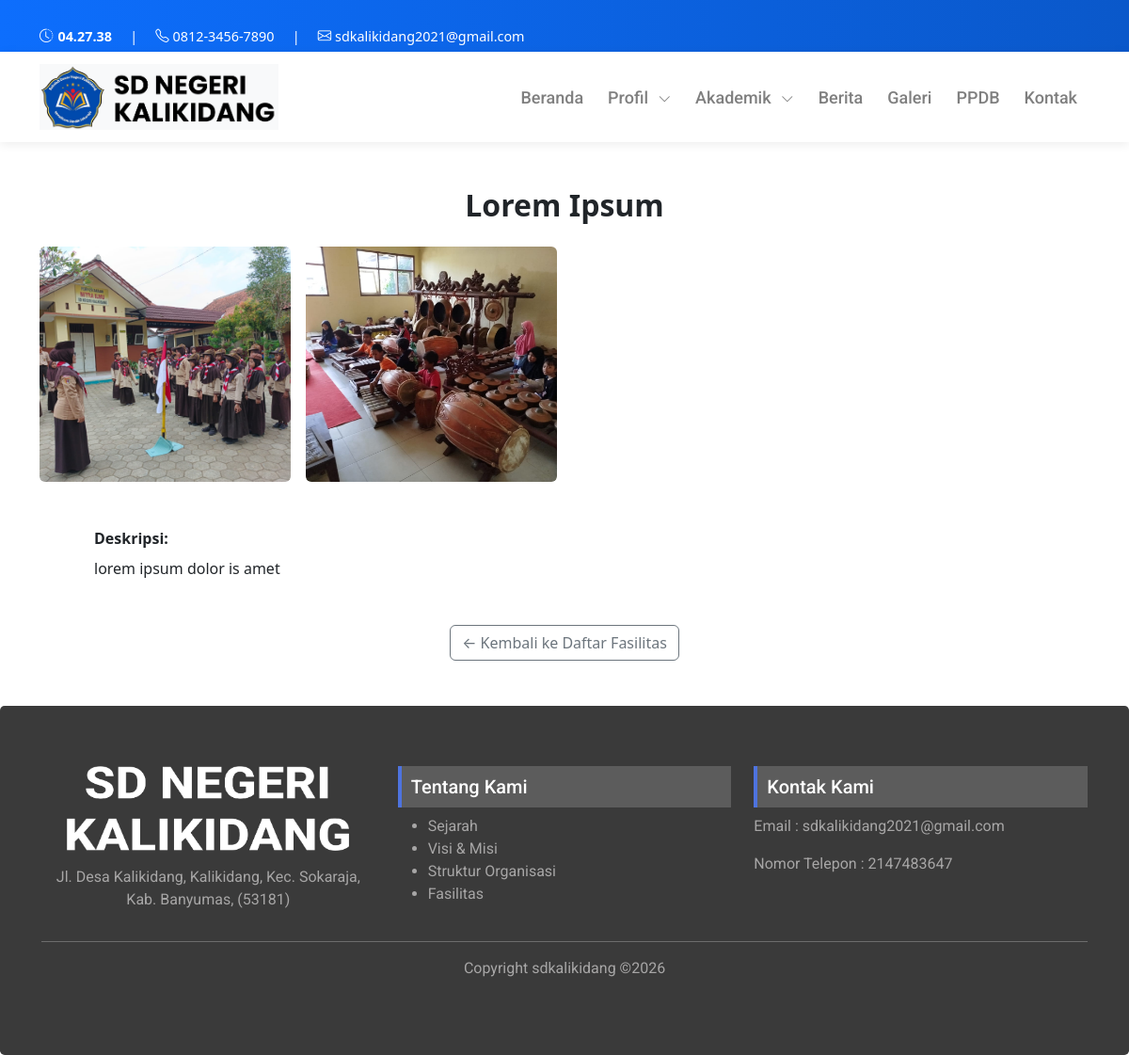
Page /profil/fasilitas_detail/2 on the committed database.
### tables this page shows
CREATE TABLE `fasilitas_kategori` (
  `id` int(11) NOT NULL,
  `nama_kategori` varchar(150) NOT NULL,
  `deskripsi` text DEFAULT NULL,
  `created_at` datetime DEFAULT current_timestamp()
);

CREATE TABLE `fasilitas_foto` (
  `id` int(11) NOT NULL,
  `kategori_id` int(11) NOT NULL,
  `foto` varchar(255) NOT NULL,
  `tanggal_upload` date NOT NULL
);

### application/controllers/Profil.php (called while the page is built, shortened)
<?php
class Profil extends CI_Controller {
   public function __construct()
{
    $this->load->model('FasilitasKategori_model', 'fasilitas_kategori');
    $this->load->model('FasilitasFoto_model', 'fasilitas_foto');
    $this->load->model('Struktur_model', 'struktur');
    $this->load->model('Guru_model', 'guru');
}
    public function fasilitas_detail($id)
    {
        $kategori = $this->fasilitas_kategori->getById($id);
        $data['title']    = 'Detail Fasilitas';
        $data['page']     = 'fasilitas/v_detail';
        $data['kategori'] = $kategori;
        $data['foto']     = $this->fasilitas_foto->getByKategori($id);
        $this->load->view('front/layouts/main', $data);
    }
}

### index.php (called while the page is built, shortened)
<?php
require_once BASEPATH.'core/CodeIgniter.php';

### application/models/FasilitasKategori_model.php (called while the page is built, shortened)
<?php
class FasilitasKategori_model extends CI_Model {
public function getById($id)
{
    return $this->db
        ->get_where('fasilitas_kategori', ['id' => $id])
        ->row();
}
}

### application/models/FasilitasFoto_model.php (called while the page is built, shortened)
<?php
class FasilitasFoto_model extends CI_Model {
    public function getByKategori($kategori_id)
{
    return $this->db
        ->get_where('fasilitas_foto', ['kategori_id' => $kategori_id])
        ->result();
}
}

### application/views/front/pages/fasilitas/v_detail.php (the view, shortened to what this page needs)
<link href="https://cdn.jsdelivr.net/npm/bootstrap@5.3.3/dist/css/bootstrap.min.css" rel="stylesheet">
<div class="container py-5">
  <h2 class="mb-4 text-center fw-semibold">
    <?= ucwords($kategori->nama_kategori); ?>
  </h2>
  <?php if (!empty($foto)) : ?>
    <div class="row g-3">
      <?php foreach($foto as $f) : ?>
        <div class="col-sm-6 col-md-4 col-lg-3">
          <div class="gallery-item position-relative overflow-hidden rounded">
            <img src="<?= base_url('uploads/fasilitas/'.$f->foto); ?>"
                 class="img-fluid w-100"
                 style="height: 250px; object-fit: cover; cursor:pointer;"
                 data-bs-toggle="modal"
                 data-bs-target="#m<?= $f->id; ?>">
          </div>
        </div>
      <?php endforeach; ?>
    </div>
  <?php else : ?>
    <div class="text-center text-muted">
      Belum ada foto pada fasilitas ini
    </div>
  <?php endif; ?>
  <?php if(!empty($kategori->deskripsi)): ?>
    <div class="mt-5" style="max-width:1000px; margin:auto;">
      <p class="fw-bold mb-2 text-start">Deskripsi:</p>
      <p class="text-justify mb-5">
        <?= nl2br(htmlspecialchars($kategori->deskripsi)); ?>
      </p>
    </div>
  <?php endif; ?>
  <div class="text-center mt-4">
    <a href="<?= site_url('profil/fasilitas'); ?>"
       class="btn btn-outline-secondary">
      ← Kembali ke Daftar Fasilitas
    </a>
  </div>
</div>

### asset/css/style.css (style rules this page uses)
html, body { overflow-x: hidden !important; }

### application/views/front/pages/fasilitas/v_detail.php (style rules this page uses)
.gallery-item { position: relative; overflow: hidden; }
.gallery-item img { height: 250px; object-fit: cover; }

### rows in the picture
fasilitas_kategori: nama_kategori "Lorem Ipsum", deskripsi "lorem ipsum dolor is amet"
fasilitas_foto: foto (picture)
fasilitas_foto: foto (picture)
